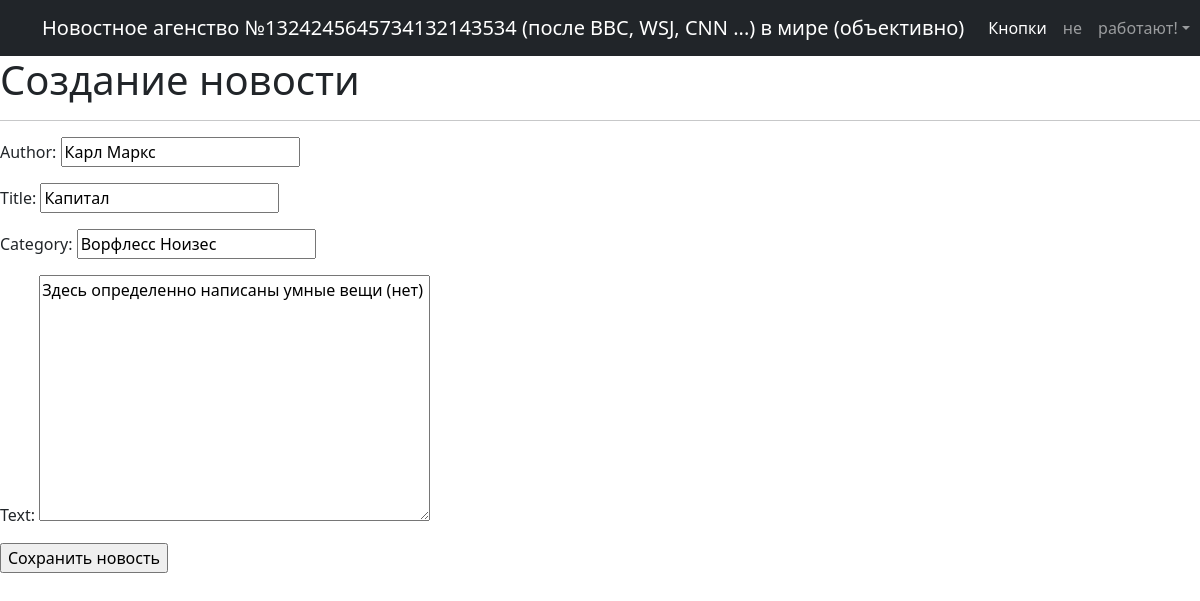
Screenshot of /news/3/update/ (signed in) with the database file from the repository.
### table/models.py (models this page shows, shortened)
class Post(models.Model):
    author = models.CharField(max_length=32)
    title = models.CharField(max_length=32)
    category = models.CharField(max_length=32)
    text = models.TextField(default='Здесь ничего не написано')
    time = models.DateTimeField(auto_now_add=True)

### table/views.py (the view)
# urls.py: path('<int:pk>/update/', PostUpdate.as_view(), name='post_update'),
class PostUpdate(PermissionRequiredMixin, UpdateView):
    permission_required = ('table.change_product',)
    form_class = PostForm
    model = Post
    template_name = 'post_edit.html'

### table/forms.py (shortened to what this page needs)
class PostForm(forms.ModelForm):
   class Meta:
        model = Post
        fields = ['author', 'title', 'category', 'text']

### templates/post_edit.html (shortened to what this page needs)
{% extends 'flatpages/default.html' %}
{% block content %}
<h1>Создание новости</h1>
<hr>
<form action="" method="post">
    {{ form.as_p }}
    <input type="submit" value="Сохранить новость" />
</form>
{% endblock content %}

### rows the page displays
Post: author "Карл Маркс", title "Капитал", category "Ворфлесс Ноизес", text "Здесь определенно написаны умные вещи (нет)"
